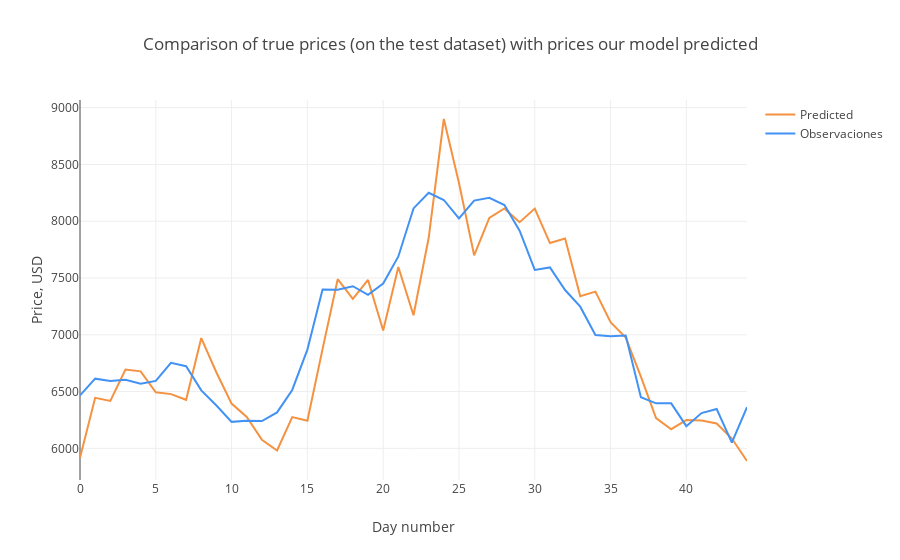

Notebook code for this chart:
### Code cell
# Visualización de 
trace1 = go.Scatter(
    x = np.arange(0, len(predicted_test), 1),
    y = predicted_test,
    mode = 'lines',
    name = 'Predicted',
    line = dict(color=('rgb(244, 146, 65)'), width=2)
)
trace2 = go.Scatter(
    x = np.arange(0, len(observated_test), 1),
    y = observated_test,
    mode = 'lines',
    name = 'Observaciones',
    line = dict(color=('rgb(66, 146, 244)'), width=2)
)

data = [trace1, trace2]
layout = dict(title = 'Comparison of true prices (on the test dataset) with prices our model predicted',
             xaxis = dict(title = 'Day number'), yaxis = dict(title = 'Price, USD'))
fig = dict(data=data, layout=layout)
py.iplot(fig, filename='results_demonstrating0')

### Figure 1 — Plotly figure (JSON) as saved in the notebook; plotly's stock layout.template omitted (floating-point values rounded to 4 significant figures)
{"data": [{"line": {"color": "rgb(244, 146, 65)", "width": 2}, "mode": "lines", "name": "Predicted", "type": "scatter", "x": [0, 1, 2, 3, 4, 5, 6, 7, 8, 9, 10, 11, 12, 13, 14, 15, 16, 17, 18, 19, 20, 21, 22, 23, 24, 25, 26, 27, 28, 29, 30, 31, 32, 33, 34, 35, 36, 37, 38, 39, 40, 41, 42, 43, 44], "y": [5917.0, 6445.0, 6418.0, 6693.0, 6678.0, 6494.0, 6478.0, 6428.0, 6971.0, 6668.0, 6394.0, 6277.0, 6075.0, 5981.0, 6275.0, 6243.0, 6874.0, 7490.0, 7316.0, 7483.0, 7038.0, 7598.0, 7172.0, 7852.0, 8900.0, 8337.0, 7700.0, 8029.0, 8113.0, 7992.0, 8111.0, 7808.0, 7848.0, 7339.0, 7380.0, 7112.0, 6975.0, 6631.0, 6268.0, 6169.0, 6250.0, 6245.0, 6219.0, 6087.0, 5889.0]}, {"line": {"color": "rgb(66, 146, 244)", "width": 2}, "mode": "lines", "name": "Observaciones", "type": "scatter", "x": [0, 1, 2, 3, 4, 5, 6, 7, 8, 9, 10, 11, 12, 13, 14, 15, 16, 17, 18, 19, 20, 21, 22, 23, 24, 25, 26, 27, 28, 29, 30, 31, 32, 33, 34, 35, 36, 37, 38, 39, 40, 41, 42, 43, 44], "y": [6466.0, 6614.0, 6593.0, 6603.0, 6569.0, 6594.0, 6754.0, 6724.0, 6511.0, 6377.0, 6234.0, 6244.0, 6241, 6317.0, 6514.0, 6870.0, 7399.0, 7396.0, 7428.0, 7352.0, 7451.0, 7690.0, 8113.0, 8251.0, 8187.0, 8025.0, 8182.0, 8206.0, 8143.0, 7917.0, 7571.0, 7593.0, 7394.0, 7248.0, 6999.0, 6988.0, 6994.0, 6450.0, 6397.0, 6396.0, 6196.0, 6311.0, 6347.0, 6051.0, 6363.0]}], "layout": {"title": "Comparison of true prices (on the test dataset) with prices our model predicted", "xaxis": {"title": "Day number"}, "yaxis": {"title": "Price, USD"}}}
